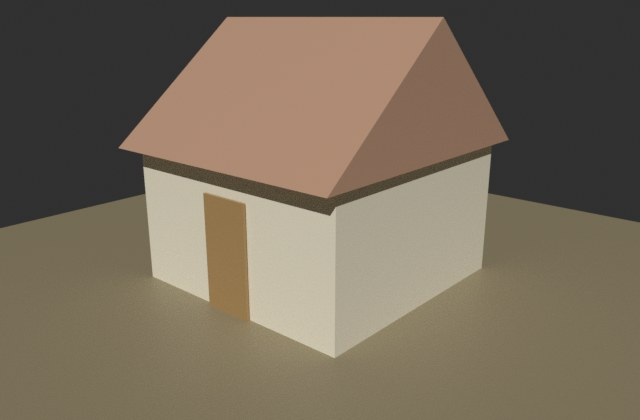
#> input picture austerity-explainer/working-files/session-scratch/plugin-work/kit/pic_flat_hut.jpg, 640 x 420 px, given in place of colour.png, which was not available
$ python sideways_bands.py ../../../../austerity-explainer/working-files/session-scratch/plugin-work/kit/pic_flat_hut.jpg
#> lines starting #> are read from the running program, lines starting #| are printed output that depends on the picture; pictures that were not available may be replaced by others from this repository, and a replacement may not be noted
# What this does (plain words): measures how much the brightness of the SLATE paint (not the black joints) varies SIDEWAYS at different
# sizes (a few dots = fine strokes, tens of dots = streaks, hundreds of dots = whole slates), after removing what is the same along the whole row.
# It tells which size of variation a baked picture has too little or too much of compared with the reference. A measurement for hand-tuning only.
# Use: python3 -I sideways_bands.py PICTURE ...
import sys, cv2, numpy as np
PROC = 'proc-work'
def lightness(path):
#> called with path = 'proc-work/reference/slate/colour.png'
    img = cv2.imread(path); img = cv2.resize(img, (1254, 1254), interpolation=cv2.INTER_AREA)
#> in lightness, img is the input picture: shape (420, 640, 3); mean B, G, R 91.1, 107.8, 119.8
#> after `img = cv2.resize(img, (1254, 1254), interpolation=cv2.INTER_AREA)`:
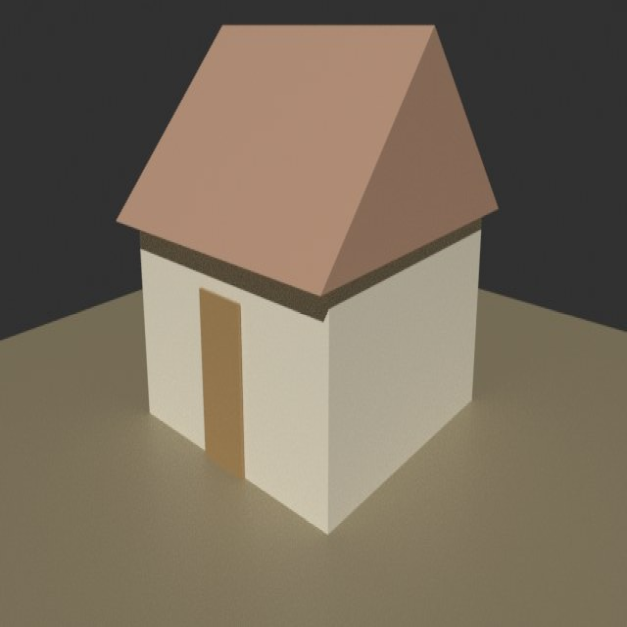
#> img: shape (1254, 1254, 3) (shown at 1/2 size); mean B, G, R 91.1, 107.8, 119.7
    return cv2.cvtColor(img, cv2.COLOR_BGR2LAB).astype(np.float32)[..., 0] * 100 / 255
def blur_x(a, w, s):
    # wrap-around horizontal gaussian blur of a (weighted by w): normalised convolution, done by padding the picture sideways first
    k = int(s * 4) | 1
    pad = k
    def one(x):
        x = np.concatenate([x[:, -pad:], x, x[:, :pad]], axis=1)
        return cv2.GaussianBlur(x, (k, 1), s)[:, pad:-pad]
    return one(a * w) / np.maximum(one(w), 1e-3)
sig = [0.01, 3, 8, 20, 50, 120]
for name, path in [('reference', PROC + '/reference/slate/colour.png')] + [(p, p) for p in sys.argv[1:]]:
    L = lightness(path); w = (L > 14).astype(np.float32)
#> after `w = (L > 14).astype(np.float32)`: w: shape (1254, 1254) float32; every value is 1
    levels = [blur_x(L, w, s) for s in sig]
#> in one (call 2), `x = np.concatenate([x[:, -pad:], x, x[:, :pad]], axis=1)`: x: shape (1254, 1256) float32; every value is 1
#> in one (call 4), `x = np.concatenate([x[:, -pad:], x, x[:, :pad]], axis=1)`: x: shape (1254, 1280) float32; every value is 1
#> in one (call 4), `return cv2.GaussianBlur(x, (k, 1), s)[:, pad:-pad]`: returned value: shape (1254, 1254) float32; every value is 1
#> in one (call 5), `x = np.concatenate([x[:, -pad:], x, x[:, :pad]], axis=1)`:
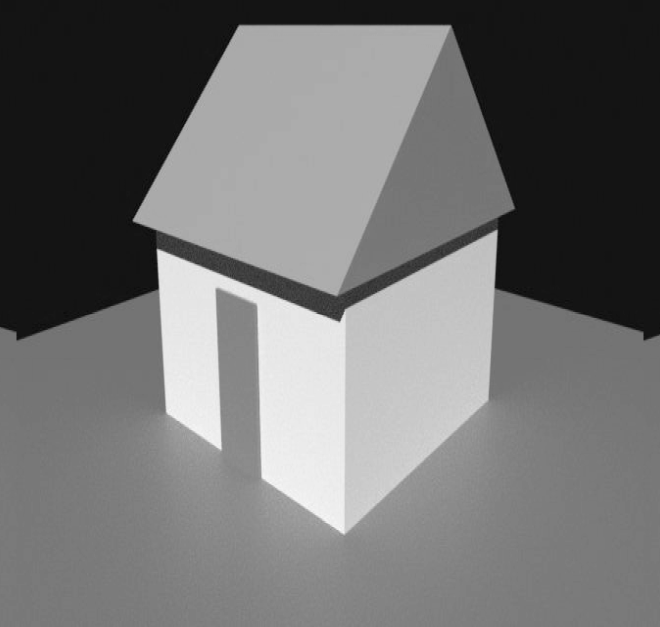
#> x: shape (1254, 1320) float32 (shown at 1/2 size); min 14.9, max 82.75, mean 45; drawn with min black and max white
#> in one (call 6), `x = np.concatenate([x[:, -pad:], x, x[:, :pad]], axis=1)`: x: shape (1254, 1320) float32; every value is 1
#> in one (call 8), `x = np.concatenate([x[:, -pad:], x, x[:, :pad]], axis=1)`: x: shape (1254, 1416) float32; every value is 1
#> in one (call 8), `return cv2.GaussianBlur(x, (k, 1), s)[:, pad:-pad]`: returned value: shape (1254, 1254) float32; every value is 1
#> in one (call 9), `return cv2.GaussianBlur(x, (k, 1), s)[:, pad:-pad]`:
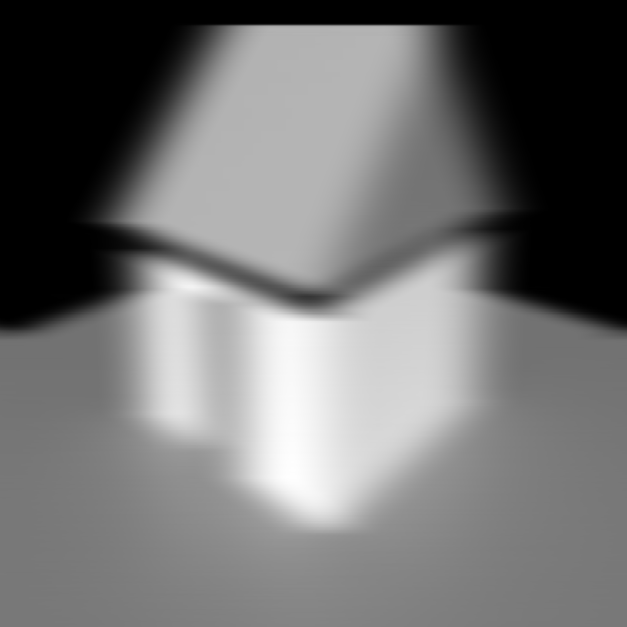
#> returned value: shape (1254, 1254) float32 (shown at 1/2 size); min 20.18, max 77.52, mean 45.7; drawn with min black and max white
#> in one (call 10), `x = np.concatenate([x[:, -pad:], x, x[:, :pad]], axis=1)`: x: shape (1254, 1656) float32; every value is 1
#> in one (call 10), `return cv2.GaussianBlur(x, (k, 1), s)[:, pad:-pad]`: returned value: shape (1254, 1254) float32; every value is 1
#> in one (call 11), `x = np.concatenate([x[:, -pad:], x, x[:, :pad]], axis=1)`:
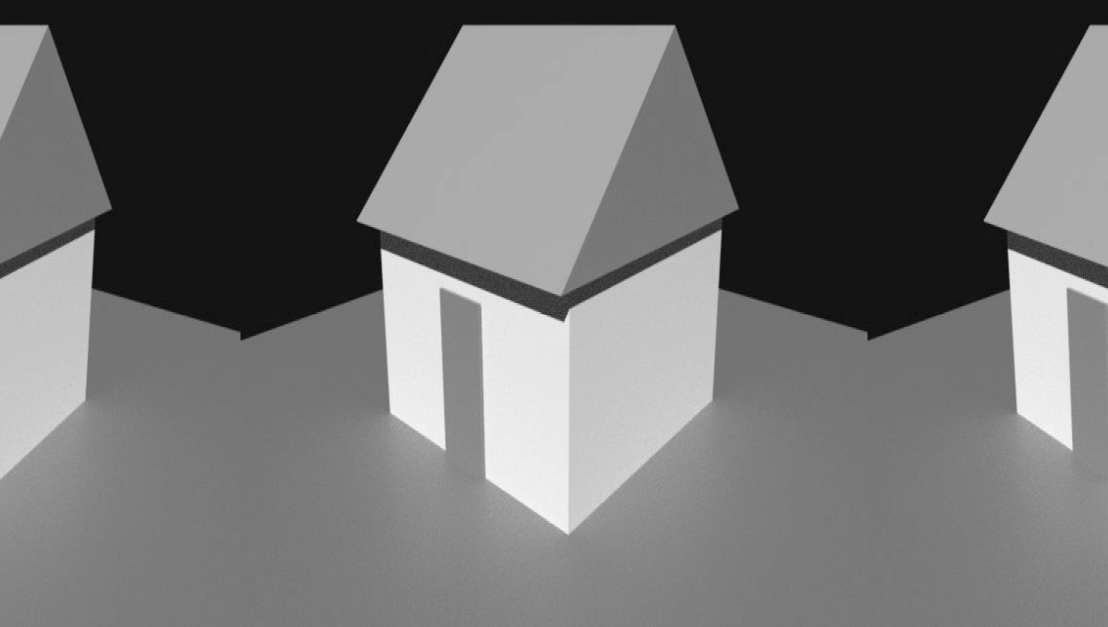
#> x: shape (1254, 2216) float32 (shown at 1/2 size); min 14.9, max 82.75, mean 43.8; drawn with min black and max white
#> in one (call 11), `return cv2.GaussianBlur(x, (k, 1), s)[:, pad:-pad]`:
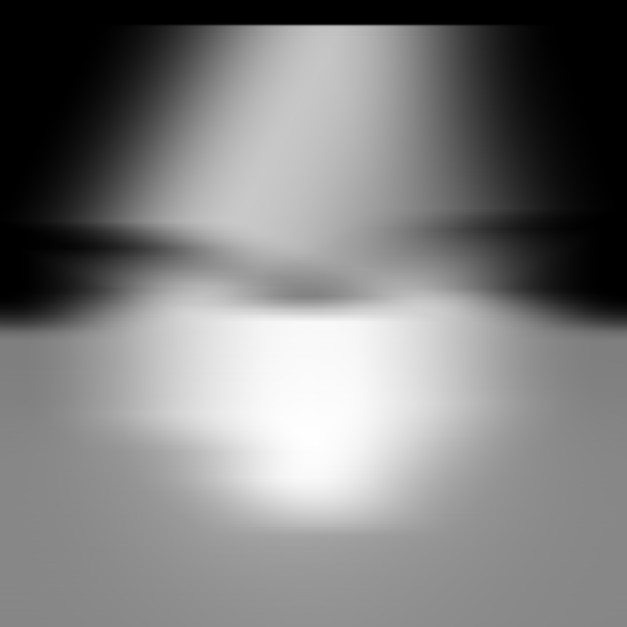
#> returned value: shape (1254, 1254) float32 (shown at 1/2 size); min 20.26, max 71.54, mean 45.7; drawn with min black and max white
#> in one (call 12), `x = np.concatenate([x[:, -pad:], x, x[:, :pad]], axis=1)`: x: shape (1254, 2216) float32; every value is 1
#> levels = 6 items
    row_mean = (L * w).sum(1, keepdims=True) / np.maximum(w.sum(1, keepdims=True), 1) * np.ones_like(L)
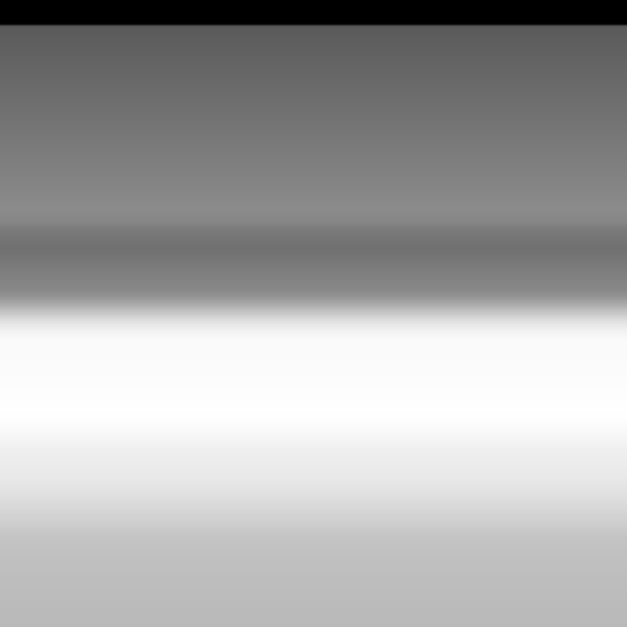
#> row_mean: shape (1254, 1254) float32 (shown at 1/2 size); min 20.31, max 58.8, mean 45.7; drawn with min black and max white
    out = []
    for i in range(len(sig) - 1):
        d = (levels[i] - levels[i + 1])
        out.append(float((d * d * w).sum() / w.sum()))
#> after the loop, out = [0.517, 1.04, 2.8, 8.04, 13.23]
    d = levels[-1] - row_mean; out.append(float((d * d * w).sum() / w.sum()))
#> after `d = levels[-1] - row_mean`:
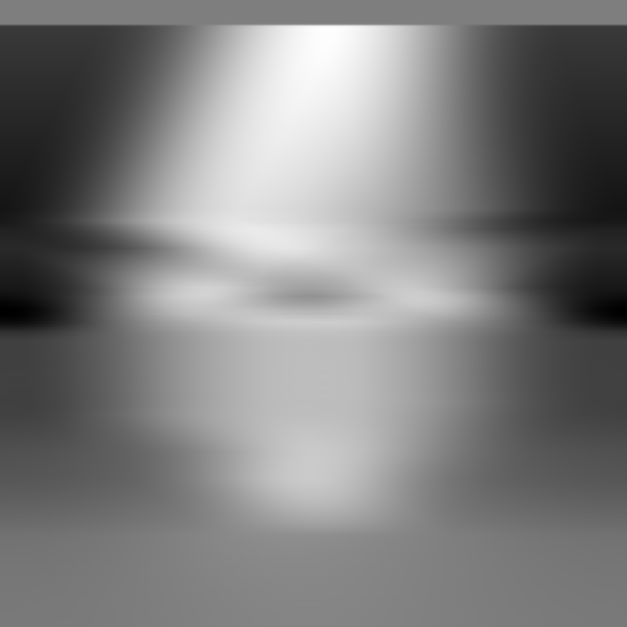
#> d: shape (1254, 1254) float32 (shown at 1/2 size); min -25.06, max 25.35, mean 0; drawn with min black and max white
    print(f'{name.split("/")[-1]:>22}: variance by sideways size  3-8: {out[0]:5.1f}   8-20: {out[1]:5.1f}   20-50: {out[2]:5.1f}   50-120: {out[3]:5.1f}   120+: {out[4]:5.1f}   (fine <3: {out[0]*0:.0f})')
#|              reference: variance by sideways size  3-8:   0.5   8-20:   1.0   20-50:   2.8   50-120:   8.0   120+:  13.2   (fine <3: 0)
